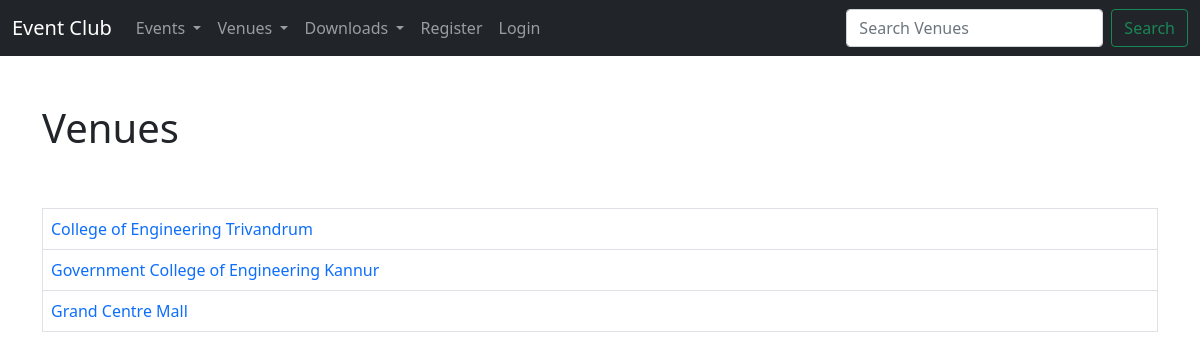
/venues, run on the app's committed database.
### events/models.py (models this page shows)
class Venue(models.Model):
    name = models.CharField('Venue Name', max_length=120)
    address = models.CharField(max_length=300)
    zip_code = models.CharField('Zip Code',max_length=15)
    phone = models.CharField('Contact Phone',max_length=30)
    web = models.URLField('Website Address')
    email_address = models.EmailField('Email Address')
    def __str__(self):
        return self.name

### events/views.py (the view)
# urls.py: path('venues',views.venues,name="venues"),
def venues(request):
    venue_list = Venue.objects.all().order_by('name')
    return render(request,'events/venue.html',{
        "venue_list" : venue_list
    })

### events/templates/events/venue.html (shortened to what this page needs)
{% extends 'events/base.html' %}
{% block content %}
        <h1>Venues</h1>
        <br><br>
        <table class="table table-hover table-bordered">
            {% for venue in venue_list %}
            <tr>
                <td>
                    <a style="text-decoration: none;" href="{% url 'show-venue' venue.id %}">{{ venue }}</a>
                </td>
            </tr>
            {% endfor %}
        </table>
{% endblock %}

### data on the page
Venue: name "College of Engineering Trivandrum"
Venue: name "Government College of Engineering Kannur"
Venue: name "Grand Centre Mall"
